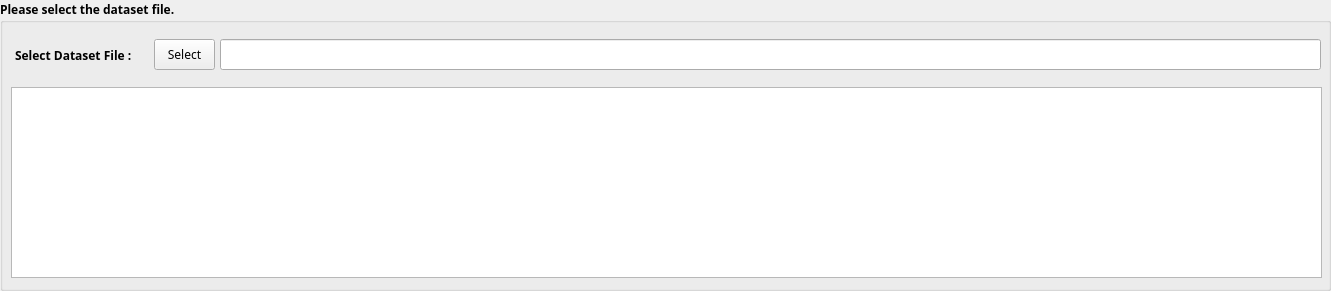
    <widget class="QGroupBox" name="groupBox_predict_dataset">
     <property name="geometry">
      <rect>
       <x>19</x>
       <y>15</y>
       <width>1331</width>
       <height>291</height>
      </rect>
     </property>
     <property name="font">
      <font>
       <family>굴림</family>
       <pointsize>9</pointsize>
       <weight>75</weight>
       <bold>true</bold>
      </font>
     </property>
     <property name="title">
      <string>Please select the dataset file.</string>
     </property>
     <widget class="QTableWidget" name="tbl_selectCsvFile">
      <property name="geometry">
       <rect>
        <x>11</x>
        <y>87</y>
        <width>1311</width>
        <height>191</height>
       </rect>
      </property>
      <property name="font">
       <font>
        <family>굴림</family>
        <pointsize>9</pointsize>
        <weight>50</weight>
        <bold>false</bold>
       </font>
      </property>
      <property name="editTriggers">
       <set>QAbstractItemView::NoEditTriggers</set>
      </property>
      <property name="selectionMode">
       <enum>QAbstractItemView::NoSelection</enum>
      </property>
      <property name="selectionBehavior">
       <enum>QAbstractItemView::SelectRows</enum>
      </property>
     </widget>
     <widget class="QPushButton" name="btn_selectDataFile">
      <property name="geometry">
       <rect>
        <x>154</x>
        <y>39</y>
        <width>61</width>
        <height>31</height>
       </rect>
      </property>
      <property name="font">
       <font>
        <family>굴림</family>
        <pointsize>9</pointsize>
        <weight>50</weight>
        <bold>false</bold>
       </font>
      </property>
      <property name="text">
       <string>Select</string>
      </property>
     </widget>
     <widget class="QLabel" name="label_38">
      <property name="geometry">
       <rect>
        <x>15</x>
        <y>45</y>
        <width>151</width>
        <height>21</height>
       </rect>
      </property>
      <property name="font">
       <font>
        <family>굴림</family>
        <pointsize>9</pointsize>
        <weight>75</weight>
        <bold>true</bold>
       </font>
      </property>
      <property name="frameShape">
       <enum>QFrame::NoFrame</enum>
      </property>
      <property name="text">
       <string>Select Dataset File :</string>
      </property>
     </widget>
     <widget class="QLineEdit" name="txtBox_pathSelectDataset">
      <property name="enabled">
       <bool>true</bool>
      </property>
      <property name="geometry">
       <rect>
        <x>220</x>
        <y>39</y>
        <width>1101</width>
        <height>31</height>
       </rect>
      </property>
      <property name="font">
       <font>
        <family>굴림</family>
        <pointsize>9</pointsize>
        <weight>50</weight>
        <bold>false</bold>
       </font>
      </property>
      <property name="readOnly">
       <bool>true</bool>
      </property>
     </widget>
    </widget>
